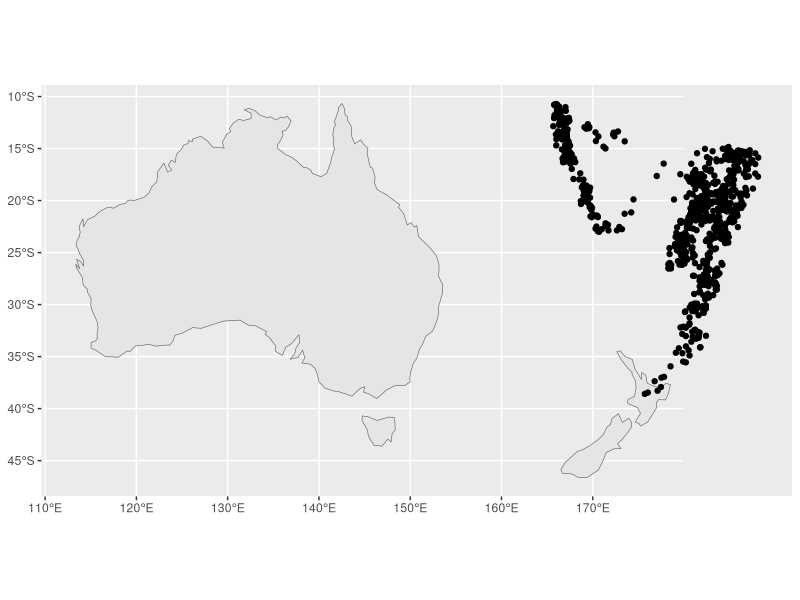

Recreate this plot in R.
library(tidyverse)
library(rnaturalearthdata)
library(sf)

oceania_sf <- countries110 %>% 
  st_as_sf() %>% 
  filter(name %in% c("Australia", "New Zealand"))

quakes_4326 <- quakes %>% 
  st_as_sf(coords = c("long", "lat"),
           crs = 4326)

ggplot() +
  geom_sf(data = oceania_sf) +
  geom_sf(data = quakes_4326)

quakes_4326 %>% 
  st_transform(crs = 7844)

crs_quakes <- 'PROJCS["quales-dataset_Equidistant_Conic",
 GEOGCS["GCS_WGS_1984",
  DATUM["D_WGS_1984",
   SPHEROID["WGS_1984",6378137.0,298.257223563]],
  PRIMEM["Greenwich",0.0],
  UNIT["Degree",0.0174532925199433]],
 PROJECTION["Equidistant_Conic"],
 PARAMETER["False_Easting",0.0],
 PARAMETER["False_Northing",0.0],
 PARAMETER["Central_Meridian",146.25],
 PARAMETER["Standard_Parallel_1",-40.2354813],
 PARAMETER["Standard_Parallel_2",-7.3439988],
 PARAMETER["Latitude_Of_Origin",-23.78974],
 UNIT["Meter",1.0]]'

quakes_4326 %>% 
  st_transform(crs = crs_quakes)
